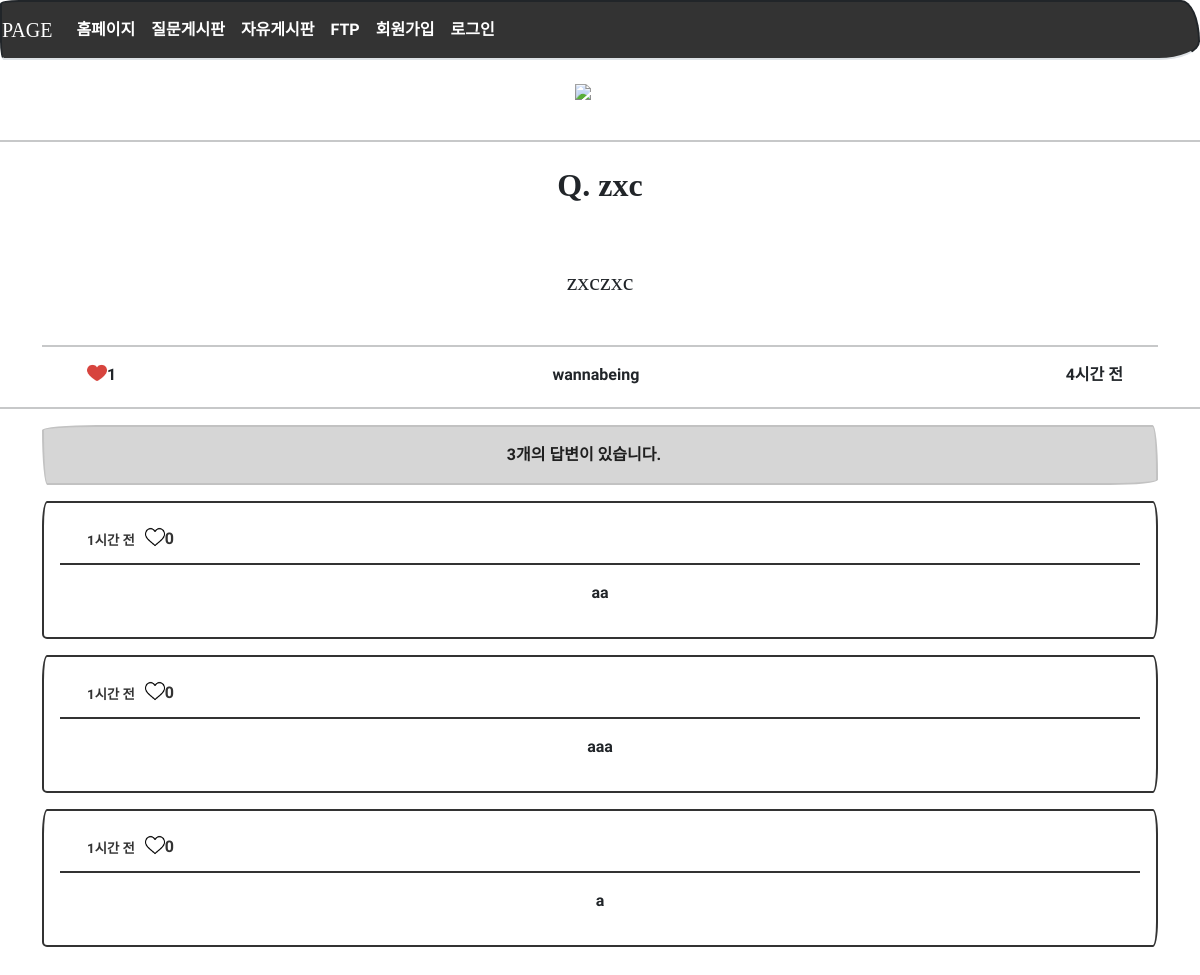
/question/detail/6/, run on the app's committed database.
### models.py (models this page shows)
class Question(db.Model):
    id = db.Column(db.Integer, primary_key=True)
    subject = db.Column(db.String(200), nullable=False)
    content = db.Column(db.Text(), nullable=False)
    create_date = db.Column(db.DateTime(), nullable=False)
    user_id = db.Column(db.Integer, db.ForeignKey('user.id', ondelete='CASCADE'), nullable=False)
    user = db.relationship('User', backref=db.backref('question_set'))
    modify_date = db.Column(db.DateTime(), nullable=True)
    hits = db.Column(db.Integer, nullable=False, default='0')
    voter = db.relationship('User', secondary=question_voter, backref=db.backref('question_voter_set'))

class User(db.Model):
    id = db.Column(db.Integer, primary_key=True)    # id는 자동으로 증가하는 User 모델의 기본키
    username = db.Column(db.String(150), unique=True, nullable=False)
    password = db.Column(db.String(200), nullable=False)
    name = db.Column(db.String(150), nullable=False)
    email = db.Column(db.String(120), unique=True, nullable=False)

class Answer(db.Model):
    id = db.Column(db.Integer, primary_key=True)
    question_id = db.Column(db.Integer, db.ForeignKey('question.id', ondelete='CASCADE'))
    question = db.relationship('Question', backref=db.backref('answer_set'))
    content = db.Column(db.Text(), nullable=False)
    create_date = db.Column(db.DateTime(), nullable=False)
    user_id = db.Column(db.Integer, db.ForeignKey('user.id', ondelete='CASCADE'), nullable=False)
    user = db.relationship('User', backref=db.backref('answer_set'))
    modify_date = db.Column(db.DateTime(), nullable=True)
    voter = db.relationship('User', secondary=answer_voter, backref=db.backref('answer_voter_set'))

### views/question_views.py (the view)
@bp.route('/detail/<int:question_id>/')
def detail(question_id):
    form = AnswerForm()
    question = Question.query.get_or_404(question_id)
    question.hits += 1
    db.session.add(question)
    db.session.commit()
    return render_template('question/question_detail.html', question=question, form=form)

### filter.py (called while the page is built)
def format_datetime(value, fmt='%m월 %d일'):
    now = datetime.now()
    time = now - value
    if time < timedelta(minutes=1):
        return '방금 전'
    elif time < timedelta(hours=1):
        return str(int(time.seconds / 60)) + '분 전'
    elif time < timedelta(days=1):
        return str(int(time.seconds / 3600)) + '시간 전'
    elif time < timedelta(days=7):
        time = datetime.now().date() - value.date()
        return str(time.days) + '일 전'
    else:
        return value.strftime(fmt)

### views/login_views.py (called while the page is built)
@bp.before_app_request
def logged_in_user():
    user_id = session.get('user_id')
    if user_id is None:
        g.user = None
    else:
        g.user = User.query.get(user_id)

### templates/question/question_detail.html (shortened to what this page needs)
{% extends 'base.html' %}
{% block content %}
        <div>
  	        <center>
  	            <br>
  	            <img src="{{ url_for('static',filename='images/aq.png') }}"
                     width="50" style="margin-left: auto; margin-right: auto; display: block;" />
  	            <br>
  	        <hr width="100%" color="black" />
  	    </div>
<div class="container my-3 text-center">
    <h2 class="py-2" style="font-weight:bolder">Q. {{ question.subject }}</h2> <br><br>
        <h4>{{ question.content }}</h4> <br><hr>
        <div class="d-flex justify-content-between detail_q_title">
            <div class="d-flex" style="margin: 0px 10px">
                    {% if question.voter %}
                    <a href="#" class="recommend"
                       data-uri="{{ url_for('vote.question', question_id=question.id) }}">
                        <img src="{{ url_for('static',filename='images/after_like.png') }}"
                        width="20" style="margin-left: auto; margin-right: auto; display: block;" />
                    </a>
                    {% else %}
                    <a href="#" class="recommend"
                       data-uri="{{ url_for('vote.question', question_id=question.id) }}">
                        <img src="{{ url_for('static',filename='images/before_like.png') }}"
                        width="20" style="margin-left: auto; margin-right: auto; display: block;" />
                    </a>
                    {% endif %}
                    <div class="bg-light text-center font-weight-bolder mb-1">
                        {{ question.voter|length }}</div>
            </div>
            <div class="d-flex">
            {{ question.user.username }}
            </div>
            <div class="d-flex">
            {% if question.modify_date %}
                <p>{{ question.modify_date|datetime }}(수정)</p>
            {% else %}
                {{ question.create_date|datetime }}
            {% endif %}
            </div>
        </div>
</div>
<hr width="100%" color="black" />
<div class="container my-3 text-center">
    <div class="alert alert-dismissible alert-primary">
        {% if question.answer_set|length == 0 %}
        <strong>아직 답변이 없습니다! 답변 해주시겠어요?</strong>
            {% if not g.user %}
            {% else %}
                {% if question.user == g.user %}
                {% else %}
                <a href="{{ url_for('answer.create', question_id=question.id) }}"
                   class="btn btn-primary">답변하기</a>
                {% endif %}
            {% endif %}
        {% else %}
            <strong>{{ question.answer_set|length }}개의 답변이 있습니다.</strong>
    </div>
        {% endif %}
    {% for answer in question.answer_set %}
    <div class="card my-3">
        <div class="card-body">
            <div class="toast-header">
                <div class="detail_answer_time_text">
                    {% if answer.modify_date %}
                        {{ answer.modify_date|datetime }}(수정)
                    {% else %}
                        {{ answer.create_date|datetime }}
                    {% endif %}
                </div>
                <div class="d-flex" style="margin: 0px 10px">
                    {% if answer.voter %}
                    <a href="#" class="recommend" data-uri="{{ url_for('vote.answer', answer_id=answer.id) }}">
                        <img src="{{ url_for('static',filename='images/after_like.png') }}"
                        width="20" style="margin-left: auto; margin-right: auto; display: block;" />
                    </a>
                    {% else %}
                    <a href="#" class="recommend" data-uri="{{ url_for('vote.answer', answer_id=answer.id) }}">
                        <img src="{{ url_for('static',filename='images/before_like.png') }}"
                        width="20" style="margin-left: auto; margin-right: auto; display: block;" />
                    </a>
                    {% endif %}
                    <div class="bg-light text-center font-weight-bolder mb-1">{{ answer.voter|length }}</div>
                </div>
            </div>
            <div class="card-body">
                {{ answer.content }}
            </div>
        </div>
    </div>
    {% endfor %}
</div> <br><br>
{% endblock %}

### templates/base.html (shortened to what this page needs)
<!doctype html>
<html lang="ko">
<head>
    <link rel="stylesheet" href="{{ url_for('static', filename='bootstrap.min.css') }}">
    <link rel="stylesheet" href="{{ url_for('static', filename='css/style.css') }}">
    <link rel="stylesheet" type="text/css" href="https://cdn.jsdelivr.net/gh/moonspam/NanumSquare@1.0/nanumsquare.css">
</head>
<body>
    {% include 'nav.html' %}
    {% block content %}
    {% endblock %}
</body>
</html>

### templates/nav.html (shortened to what this page needs)
<nav class="navbar navbar-expand-lg navbar-dark bg-primary border-bottom">
    <a class="navbar-brand" href="{{ url_for('main.home_page') }}">PAGE</a>
    <div class="collapse navbar-collapse flex-grow-0 text-center" id="navbarNav">
        <ul class="navbar-nav">
            <li class="nav-item ">
                <a class="nav-link" href="{{url_for('main.home_page')}}">홈페이지</a>
            </li>
            <li class="nav-item ">
                <a class="nav-link" href="{{url_for('question._list')}}">질문게시판</a>
            </li>
            <li class="nav-item ">
                <a class="nav-link" href="{{url_for('board._list')}}">자유게시판</a>
            </li>
            <li class="nav-item ">
                <a class="nav-link" href="{{url_for('files.main_page')}}">FTP</a>
            </li>
            {% if g.user %}
            <li class="nav-item ">
                <a class="nav-link" href="{{ url_for('login.logout') }}">{{ g.user.username }} (로그아웃)</a>
            </li>
            {% else %}
            <li class="nav-item justify-content-end">
                <a class="nav-link" href="{{url_for('login.signup')}}">회원가입</a>
            </li>
            <li class="nav-item justify-content-end">
                <a class="nav-link" href="{{url_for('login.login')}}">로그인</a>
            {% endif %}
        </ul>
    </div>
</nav>

### static/css/style.css (style rules this page uses)
.detail_q_title { padding: 0px 35px; }
.detail_answer_time_text { margin-left: 15px; font-size: smaller; }

### data on the page
Question: subject "zxc", content "zxczxc", create_date "4시간 전"
User: user.username "wannabeing"
Answer: create_date "1시간 전", voter|length "0", content "aa"
Answer: create_date "1시간 전", voter|length "0", content "aaa"
Answer: create_date "1시간 전", voter|length "0", content "a"

### other printed values
{{ question.voter|length }} "1"
{{ question.answer_set|length }} "3"
